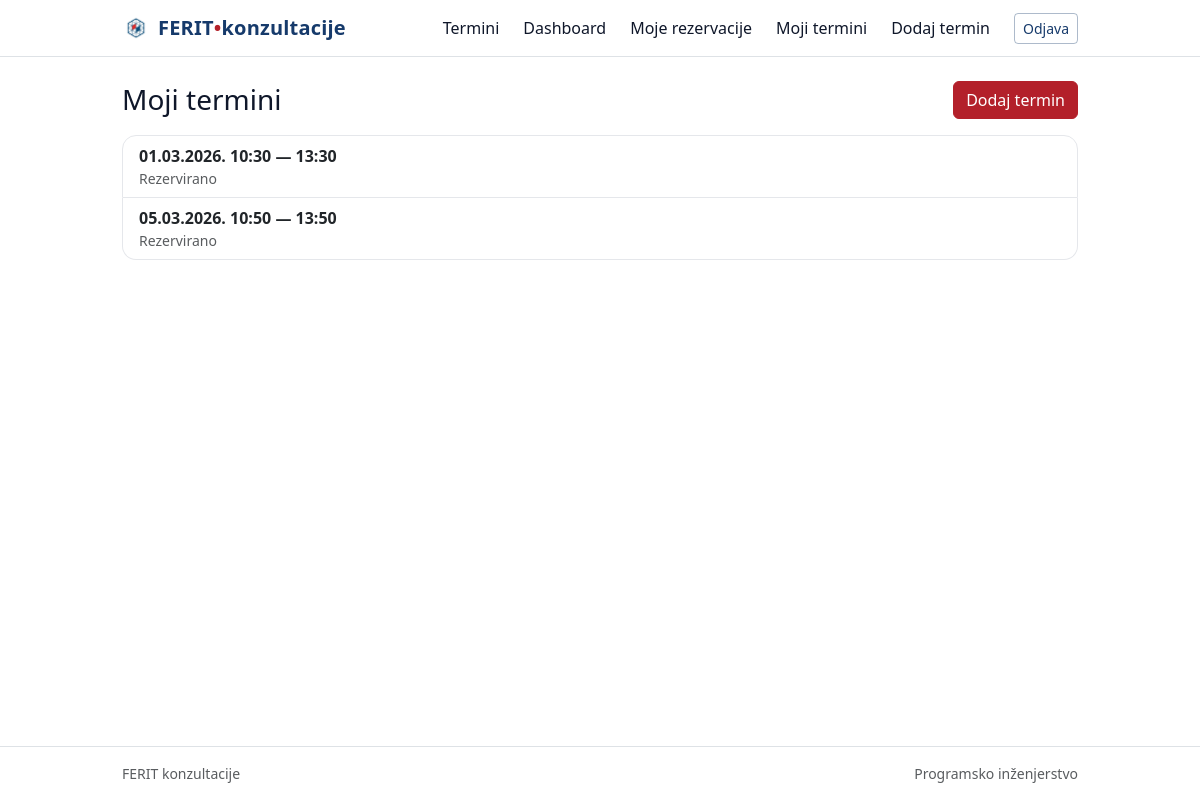
The page /mentor/slots/ (signed in) on the database its author committed.
### booking/models.py (models this page shows, shortened)
class AvailabilitySlot(models.Model):
    mentor = models.ForeignKey(
        settings.AUTH_USER_MODEL, on_delete=models.CASCADE, related_name="availability_slots"
    )
    start_at = models.DateTimeField()
    end_at = models.DateTimeField()
    is_active = models.BooleanField(default=True)
    class Meta:
        ordering = ["start_at"]
        constraints = [
            models.CheckConstraint(
                check=models.Q(end_at__gt=models.F("start_at")),
                name="slot_end_after_start",
            ),
        ]

### booking/views.py (the view)
# urls.py: path("mentor/slots/", views.mentor_slots, name="mentor_slots"),
@login_required
def mentor_slots(request):
    if not is_mentor(request.user):
        return HttpResponseForbidden("Nemaš pristup ovoj stranici.")
    slots = (
        AvailabilitySlot.objects.filter(mentor=request.user)
        .annotate(bookings_count=Count("bookings"))
        .order_by("start_at")
    )
    return render(request, "booking/mentor_slots.html", {"slots": slots})

### accounts/context_processors.py (called while the page is built)
def role_flags(request):
    user = request.user
    is_mentor = False
    is_student = False
    if user.is_authenticated:
        is_mentor = user.is_superuser or user.groups.filter(name="mentor").exists()
        is_student = not is_mentor  # svi ostali prijavljeni korisnici tretiraju se kao studenti
    return {
        "is_mentor": is_mentor,
        "is_student": is_student,
    }

### booking/utils.py (called while the page is built)
def is_mentor(user):
    if not user or not user.is_authenticated:
        return False
    return user.is_superuser or user.groups.filter(name="mentor").exists()

### templates/booking/mentor_slots.html (shortened to what this page needs)
{% extends "base.html" %}
{% block content %}
<div class="d-flex justify-content-between align-items-center mb-3">
  <h1 class="h3 mb-0">Moji termini</h1>
  <a class="btn btn-primary" href="{% url 'booking:mentor_add_slot' %}">Dodaj termin</a>
</div>
{% if slots %}
  <div class="list-group">
    {% for s in slots %}
      <div class="list-group-item d-flex justify-content-between align-items-center">
        <div>
          <div class="fw-semibold">{{ s.start_at|date:"d.m.Y. H:i" }} — {{ s.end_at|date:"H:i" }}</div>
          <div class="text-muted small">
            {% if s.bookings_count|default:0 > 0 %}Rezervirano{% else %}Slobodno{% endif %}
          </div>
        </div>
      </div>
    {% endfor %}
  </div>
{% else %}
  <div class="alert alert-info">
    Nemaš još dodanih termina. Klikni <b>Dodaj termin</b>.
  </div>
{% endif %}
{% endblock %}

### templates/partials/navbar.html (shortened to what this page needs)
{% load static %}
<nav class="navbar navbar-expand-lg border-bottom">
  <div class="container container-narrow">
    <a class="navbar-brand fw-semibold d-flex align-items-center gap-2" href="{% url 'booking:home' %}">
      <img src="{% static 'images/logo.png' %}" alt="FERIT logo" style="height: 28px; width: auto;">
      <span>FERIT<span class="brand-dot">•</span>konzultacije</span>
    </a>
    <div class="collapse navbar-collapse" id="navMain">
      <ul class="navbar-nav ms-auto align-items-lg-center gap-lg-2">
        <li class="nav-item">
          <a class="nav-link" href="{% url 'booking:home' %}">Termini</a>
        </li>
        {% if user.is_authenticated %}
          <li class="nav-item">
            <a class="nav-link" href="{% url 'accounts:dashboard' %}">Dashboard</a>
          </li>
          <li class="nav-item">
            <a class="nav-link" href="{% url 'booking:my_bookings' %}">Moje rezervacije</a>
          </li>
          {% for g in user.groups.all %}
            {% if g.name == "mentor" %}
              <li class="nav-item">
                <a class="nav-link" href="{% url 'booking:mentor_slots' %}">Moji termini</a>
              </li>
              <li class="nav-item">
                <a class="nav-link" href="{% url 'booking:mentor_add_slot' %}">Dodaj termin</a>
              </li>
            {% endif %}
          {% endfor %}
          <li class="nav-item ms-lg-2">
            <form method="post" action="{% url 'accounts:logout' %}" class="d-inline">
              <button type="submit" class="btn btn-outline-secondary btn-sm">Odjava</button>
            </form>
          </li>
        {% endif %}
      </ul>
    </div>
  </div>
</nav>

### static/css/style.css (style rules this page uses)
:root { --ferit-red: #b3202a; --ferit-red-2: #d34b54; --ferit-blue: #163a6b; --ink: #0f172a; --muted: #64748b; --bg: #ffffff; --surface: #ffffff; --border: #e5e7eb; --shadow: 0 10px 25px rgba(2, 6, 23, 0.08); --radius: 14px; }
body { background: var(--bg); color: var(--ink); }
a { color: var(--ferit-blue); text-decoration: none; }
.container-narrow { max-width: 980px; }
.navbar { background: var(--surface) !important; border-bottom: 1px solid var(--border); }
.navbar-brand { color: var(--ferit-blue) !important; letter-spacing: .2px; }
.navbar-brand .brand-dot { color: var(--ferit-red); }
.navbar .nav-link { color: var(--ink) !important; }
.list-group-item { border-color: var(--border); }
.list-group-item:first-child { border-top-left-radius: var(--radius); border-top-right-radius: var(--radius); }
.list-group-item:last-child { border-bottom-left-radius: var(--radius); border-bottom-right-radius: var(--radius); }
.btn-primary { background-color: var(--ferit-red); border-color: var(--ferit-red); }
.btn-outline-secondary { color: var(--ferit-blue); border-color: rgba(22, 58, 107, 0.35); }

### rows shown on the page
AvailabilitySlot: start_at "01.03.2026. 10:30", end_at "13:30", shows "Rezervirano"
AvailabilitySlot: start_at "05.03.2026. 10:50", end_at "13:50", shows "Rezervirano"
